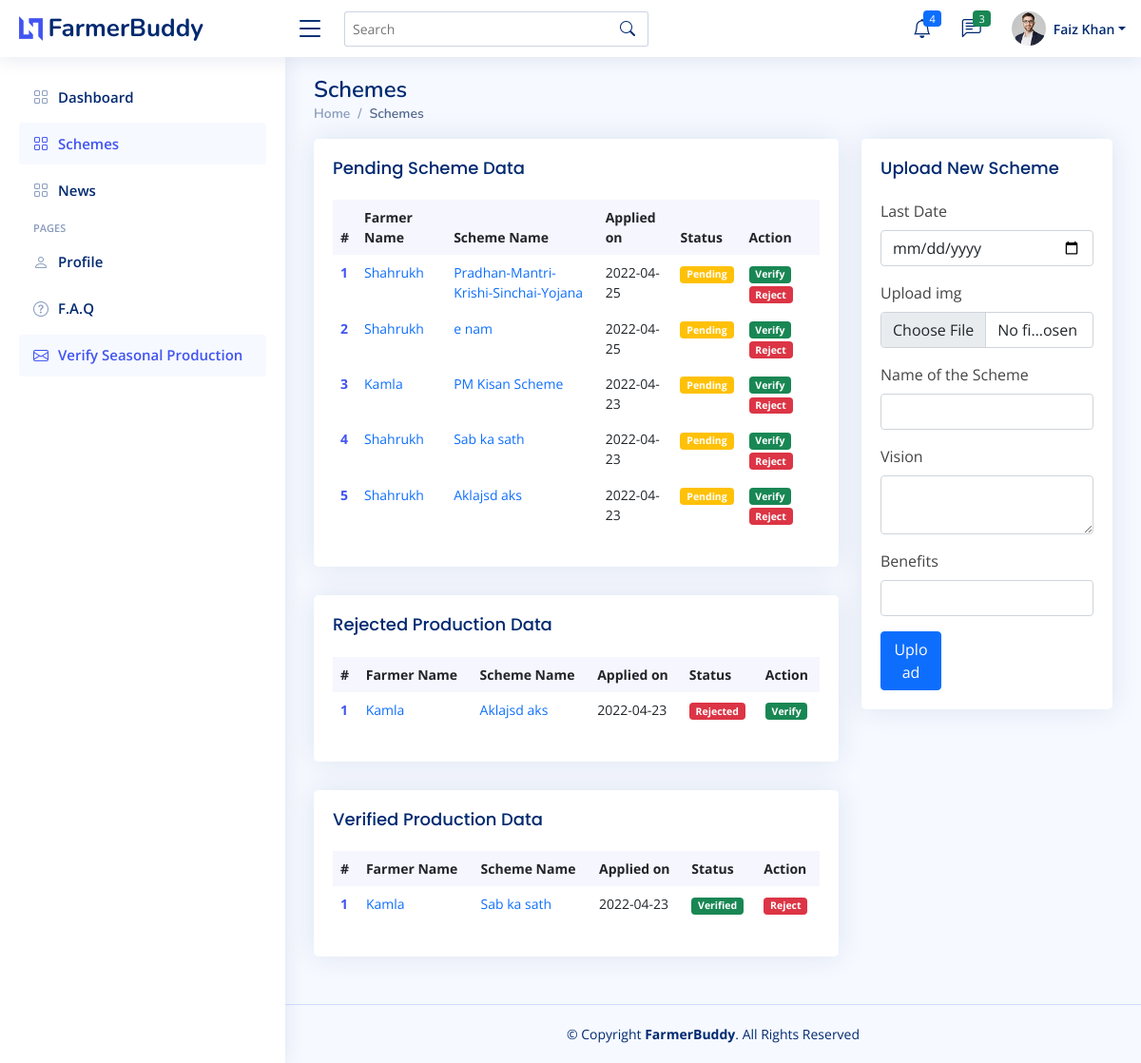
Page /schemes.php (signed in) on the committed database.
### tables this page shows
CREATE TABLE `applied_schemes` (
  `id` int(255) NOT NULL,
  `uid` int(255) NOT NULL,
  `sid` int(255) NOT NULL,
  `status` varchar(100) NOT NULL DEFAULT 'Pending',
  `applied_on` date NOT NULL
);

CREATE TABLE `user` (
  `id` int(255) NOT NULL,
  `name` varchar(200) NOT NULL,
  `email` varchar(200) NOT NULL,
  `type` varchar(10) NOT NULL,
  `username` varchar(100) NOT NULL,
  `password` varchar(100) NOT NULL
);

CREATE TABLE `schemes` (
  `id` int(255) NOT NULL,
  `uploaded_by` int(11) NOT NULL,
  `upload_date` timestamp(6) NOT NULL DEFAULT CURRENT_TIMESTAMP(6) ON UPDATE CURRENT_TIMESTAMP(6),
  `name` varchar(1000) NOT NULL,
  `vision` text NOT NULL,
  `benefits` text NOT NULL,
  `last_date` date NOT NULL,
  `status` varchar(11) NOT NULL DEFAULT 'Pending',
  `img` varchar(255) NOT NULL
);

### Database/Database_api.php (called while the page is built, shortened)
<?php
class Database_api{
		private $db_hostname;
		private $db_database;
		private $db_username;
		private $db_password;
		private $conn;
		public function __construct($database){
			$this->db_database = $database;
			$this->db_hostname = 'localhost';
			$this->db_username = 'root';
			$this->db_password = '';
		}
		private function connect(){
			$this->conn = mysqli_connect($this->db_hostname, $this->db_username, $this->db_password, $this->db_database);
		}
		public function getAppliedScheme_filter($filter){
			if ($_SESSION['type'] == "Farmer") {
				$query = "SELECT s.name,aps.applied_on,aps.status from applied_schemes aps INNER JOIN schemes s ON aps.sid = s.id WHERE aps.status='$filter' AND aps.uid=".$_SESSION['uid']." ORDER BY aps.applied_on desc";
			}
			else{
				$query = "SELECT aps.id,u.id,u.name,s.id,s.name,aps.applied_on,aps.status from applied_schemes aps INNER JOIN user u ON aps.uid = u.id INNER JOIN schemes s ON aps.sid = s.id WHERE aps.status='$filter' ORDER BY aps.applied_on desc";
			}
			$result = mysqli_query($this->conn,$query);
			return $result;
		}
}
?>

### pages/schemes_e.php (the view, shortened to what this page needs)
<section class="section dashboard">
      <div class="row">
        <div class="col-lg-8">
          <div class="row">
            <div class="col-12">
              <div class="card recent-sales">
                <div class="card-body">
                  <h5 class="card-title">Pending Scheme Data</span></h5>
                  <table class="table table-borderless datatable">
                    <thead>
                      <tr>
                        <th scope="col">#</th>
                        <th scope="col">Farmer Name</th>
                        <th scope="col">Scheme Name</th>
                        <th scope="col">Applied on</th>
                        <th scope="col">Status</th>
                        <th scope="col">Action</th>
                      </tr>
                    </thead>
                    <tbody>
                      <?php
                        $db = new Database_api("farmerbuddy");
                        $result = $db->getAppliedScheme_filter("Pending");
                        $i=1;
                        while($row = mysqli_fetch_array($result)){
                          echo "<tr>";
                            echo "<th scope='row'><a href='#'>$i</a></th>";
                            echo "<td><a href='#' class='text-primary'>$row[2]</a></td>";
                            echo "<td><a href='#' class='text-primary'>$row[4]</a></td>";
                            echo "<td>$row[5]</td>";
                            echo "<td><span class='badge bg-warning'>$row[6]</span></td>";
                            echo "<td><a href='php/verifyAppliedScheme.php?id=$row[0]&status=Verified'><span class='badge bg-success'>Verify</span></a><a href='php/verifyAppliedScheme.php?id=$row[0]&status=Rejected'><span class='badge bg-danger'>Reject</span></a></td>";
                          echo "</tr>";
                          $i++;
                        }
                      ?>
                    </tbody>
                  </table>
                </div>
              </div>
            </div>
            <div class="col-12">
              <div class="card recent-sales">
                <div class="card-body">
                  <h5 class="card-title">Rejected Production Data</span></h5>
                  <table class="table table-borderless datatable">
                    <thead>
                      <tr>
                        <th scope="col">#</th>
                        <th scope="col">Farmer Name</th>
                        <th scope="col">Scheme Name</th>
                        <th scope="col">Applied on</th>
                        <th scope="col">Status</th>
                        <th scope="col">Action</th>
                      </tr>
                    </thead>
                    <tbody>
                      <?php
                        $db = new Database_api("farmerbuddy");
                        $result = $db->getAppliedScheme_filter("Rejected");
                        $i=1;
                        while($row = mysqli_fetch_array($result)){
                          echo "<tr>";
                            echo "<th scope='row'><a href='#'>$i</a></th>";
                            echo "<td><a href='#' class='text-primary'>$row[2]</a></td>";
                            echo "<td><a href='#' class='text-primary'>$row[4]</a></td>";
                            echo "<td>$row[5]</td>";
                            echo "<td><span class='badge bg-danger'>$row[6]</span></td>";
                            echo "<td><a href='php/verifyAppliedScheme.php?id=$row[0]&status=Verified'><span class='badge bg-success'>Verify</span></a></td>";
                          echo "</tr>";
                          $i++;
                        }
                      ?>
                    </tbody>
                  </table>
                </div>
              </div>
            </div>
            <div class="col-12">
              <div class="card recent-sales">
                <div class="card-body">
                  <h5 class="card-title">Verified Production Data</span></h5>
                  <table class="table table-borderless datatable">
                    <thead>
                      <tr>
                        <th scope="col">#</th>
                        <th scope="col">Farmer Name</th>
                        <th scope="col">Scheme Name</th>
                        <th scope="col">Applied on</th>
                        <th scope="col">Status</th>
                        <th scope="col">Action</th>
                      </tr>
                    </thead>
                    <tbody>
                      <?php
                        $db = new Database_api("farmerbuddy");
                        $result = $db->getAppliedScheme_filter("Verified");
                        $i=1;
                        while($row = mysqli_fetch_array($result)){
                          echo "<tr>";
                            echo "<th scope='row'><a href='#'>$i</a></th>";
                            echo "<td><a href='#' class='text-primary'>$row[2]</a></td>";
                            echo "<td><a href='#' class='text-primary'>$row[4]</a></td>";
                            echo "<td>$row[5]</td>";
                            echo "<td><span class='badge bg-success'>$row[6]</span></td>";
                            echo "<td><a href='php/verifyAppliedScheme.php?id=$row[0]&status=Rejected'><span class='badge bg-danger'>Reject</span></a></td>";
                          echo "</tr>";
                          $i++;
                        }
                      ?>
                    </tbody>
                  </table>
                </div>
              </div>
            </div>
          </div>
        </div>
        <div class="col-lg-4">
            <div class="col-12">
              <div class="card">
                <div class="card-body">
                  <h5 class="card-title">Upload New Scheme</h5>
                  <form class="row g-3 needs-validation" novalidate method="POST" action="php/uploadScheme.php" enctype="multipart/form-data">
                    <div class="col-12">
                      <label for="yourName" class="form-label">Last Date</label>
                      <input type="date" name="lastDate" class="form-control" id="yourName" required>
                    </div>
                    <div class="col-12">
                      <label for="yourName" class="form-label">Upload img</label>
                      <input type="file" name="img" class="form-control" id="yourName" required>
                    </div>
                    <div class="col-12">
                      <label for="yourUsername" class="form-label">Name of the Scheme</label>
                      <div class="input-group has-validation">
                        <input type="text" name="schemeName" class="form-control" id="yourUsername" required>
                      </div>
                    </div>
                    <div class="col-12">
                      <label for="yourUsername" class="form-label">Vision</label>
                      <div class="input-group has-validation">
                        <textarea name="vision" class="form-control" id="yourUsername" required></textarea>
                      </div>
                    </div>
                    <div class="col-12">
                      <label for="yourUsername" class="form-label">Benefits</label>
                      <div class="input-group has-validation">
                        <input type="text" name="schemeBenefits" class="form-control" id="yourUsername" required>
                      </div>
                    </div>
                    <div class="col-4">
                      <button class="btn btn-primary w-100" type="submit" name="submit">Upload</button>
                    </div>
                  </form>
                </div>
              </div>
            </div>
        </div>
      </div>
    </section>

### assets/css/style.css (style rules this page uses)
:root { scroll-behavior: smooth; }
body { font-family: "Open Sans", sans-serif; background: #f6f9ff; color: #444444; }
a { color: #4154f1; text-decoration: none; }
h1, h2, h3, h4, h5, h6 { font-family: "Nunito", sans-serif; }
.card { margin-bottom: 30px; border: none; border-radius: 5px; box-shadow: 0px 0 30px rgba(1, 41, 112, 0.1); overflow: hidden; }
.card-title { padding: 20px 0 15px 0; font-size: 18px; font-weight: 500; color: #012970; font-family: "Poppins", sans-serif; }
.card-body { padding: 0 20px 20px 20px; }
.dashboard .recent-sales { font-size: 14px; }
.dashboard .recent-sales .table thead { background: #f6f6fe; }
.dashboard .recent-sales .table thead th { border: 0; }

### rows in the picture
applied_schemes: uid.name "Shahrukh", sid.name "Pradhan-Mantri-Krishi-Sinchai-Yojana", applied_on "2022-04-25", status "Pending"
applied_schemes: uid.name "Shahrukh", sid.name "e nam", applied_on "2022-04-25", status "Pending"
applied_schemes: uid.name "Kamla", sid.name "PM Kisan Scheme", applied_on "2022-04-23", status "Pending"
applied_schemes: uid.name "Shahrukh", sid.name "Sab ka sath", applied_on "2022-04-23", status "Pending"
applied_schemes: uid.name "Shahrukh", sid.name "Aklajsd aks", applied_on "2022-04-23", status "Pending"
applied_schemes: uid.name "Kamla", sid.name "Aklajsd aks", applied_on "2022-04-23", status "Rejected"
applied_schemes: uid.name "Kamla", sid.name "Sab ka sath", applied_on "2022-04-23", status "Verified"

### other values in the picture
$_SESSION['name'] "Faiz Khan"
